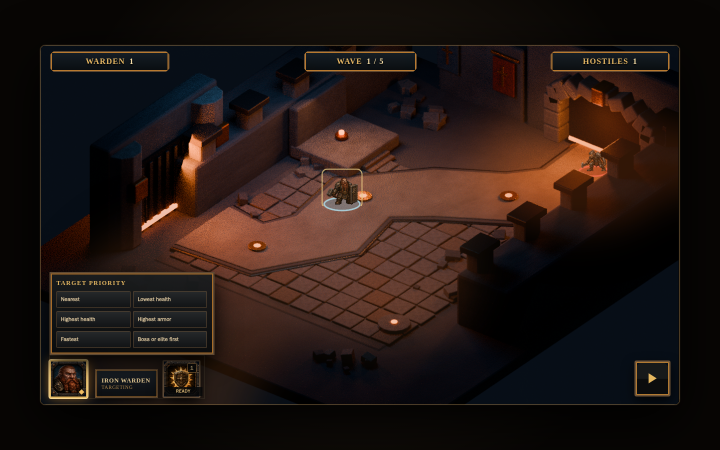
#> input picture docs/visual-evidence/battlefield-language/wip-01/shuttergate-truth-screen.png, 1440 x 900 px (shown at 1/2 size)
$ python build_battlefield_wip_board.py
#> lines starting #> are read from the running program, lines starting #| are printed output that depends on the picture
from pathlib import Path

from PIL import Image, ImageDraw, ImageFont

ROOT = Path(__file__).resolve().parents[1]
EVIDENCE = ROOT / "docs" / "visual-evidence" / "battlefield-language" / "wip-01"
SOURCE = EVIDENCE / "shuttergate-truth-screen.png"
OUTPUT = EVIDENCE / "battlefield-language-wip-01.png"

screenshot = Image.open(SOURCE).convert("RGB")
#> screenshot is the input picture: PIL image 1440x900 RGB; mean R, G, B 35.7, 23.5, 19.3
if screenshot.size != (1440, 900):
    raise ValueError(f"expected 1440x900 running-client screenshot, got {screenshot.size}")

board = Image.new("RGB", (1440, 980), "#090705")
board.paste(screenshot, (0, 80))
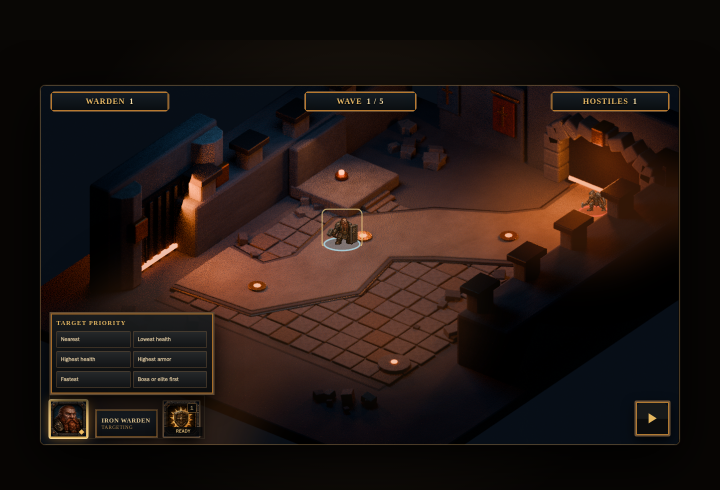
#> board: PIL image 1440x980 RGB (shown at 1/2 size); mean R, G, B 33.6, 22.2, 18.1
draw = ImageDraw.Draw(board)
font = ImageFont.load_default(size=24)
label = "WIP 01 - AUTHORED COMBAT POSES + LIGHTING - NOT AN APPROVAL CANDIDATE"
draw.text((720, 40), label, fill="#f0c66f", font=font, anchor="mm")
board.save(OUTPUT, optimize=True)
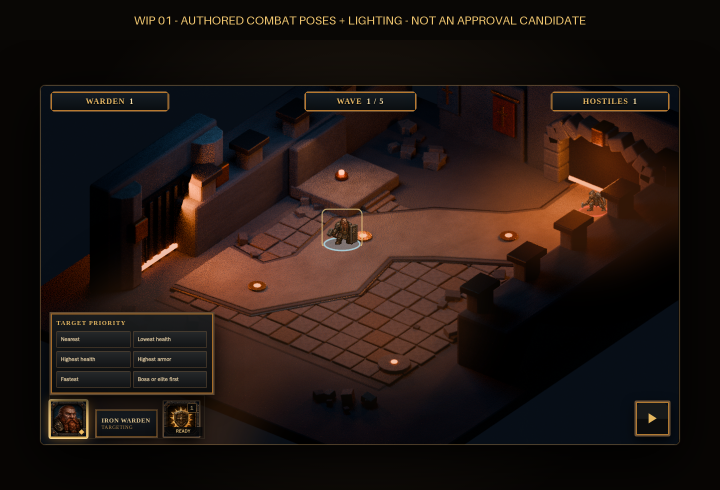
#> saved as battlefield-language-wip-01.png: PIL image 1440x980 RGB (shown at 1/2 size); mean R, G, B 34.2, 22.7, 18.4
print(OUTPUT)
